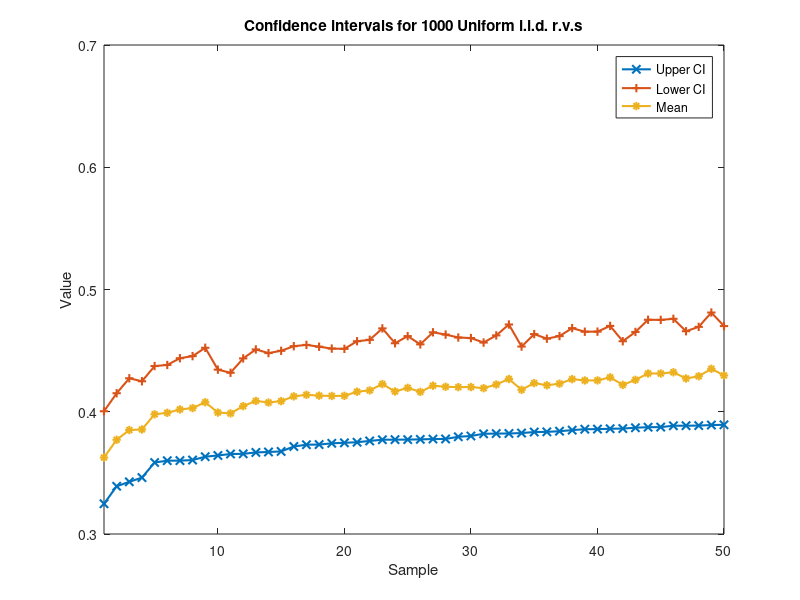

Write MATLAB code to recreate this figure.
close all; clear global; clearvars;

CI = zeros(1000,2);
m = zeros(1000,1);
s = zeros(1000,1);

% Count how many times mean falls out of CI
times = 0;
pvalue = 0.05;
percentile = unifinv(1-pvalue/2, 0,1);

for a = 1:1000
    X = rand([1 48]);
    m(a) = sum(X) / length(X);
    X1 = (X - m(a)).^2;
    s(a) = sqrt(sum(X1) / (length(X)-1));
    CI(a,1) = m(a) - percentile*s(a) / sqrt(length(X));
    CI(a,2) = m(a) + percentile*s(a) / sqrt(length(X));
    if ( m(a) < CI(a,1) || m(a) > CI(a,2) )
        times = times + 1;
    end
%     disp(a)
end

[temp, order] = sort(CI(:,1));
CI = CI(order,:);
m = m(order);

CI_lower = CI(:,1);
CI_upper = CI(:,2);
figure('Name', 'Confidence intervals for 1000 Uniform i.i.d. r.v.s')
plot(CI_lower, 'Linewidth', 1.5, 'Marker', 'x');
hold on;
plot(CI_upper, 'Linewidth', 1.5, 'Marker', '+');
hold on;
plot(m, 'Linewidth', 1.5, 'Marker', '*');
title('Confidence intervals for 1000 Uniform i.i.d. r.v.s')
xlabel('Sample'); xlim([1 50]);
ylabel('Value');
legend('Upper CI', 'Lower CI', 'Mean');
print -deps CIUniformDistFor1000Times;
hold off;
